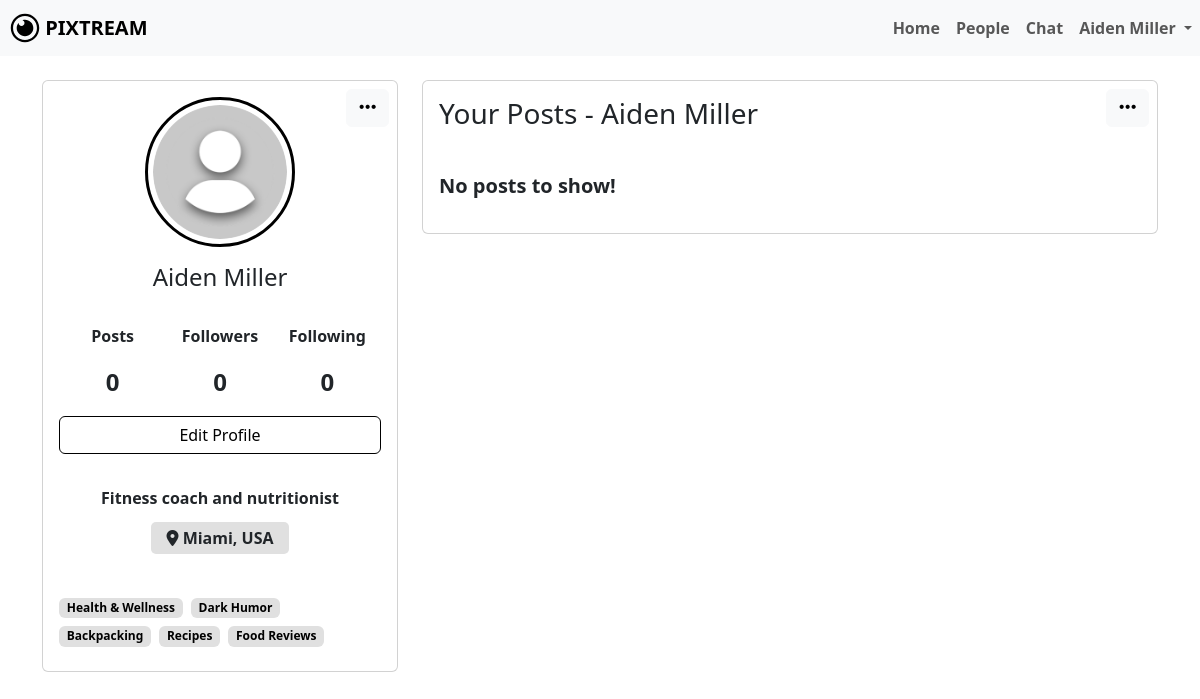
The app's page /profile.php (signed in), older data.
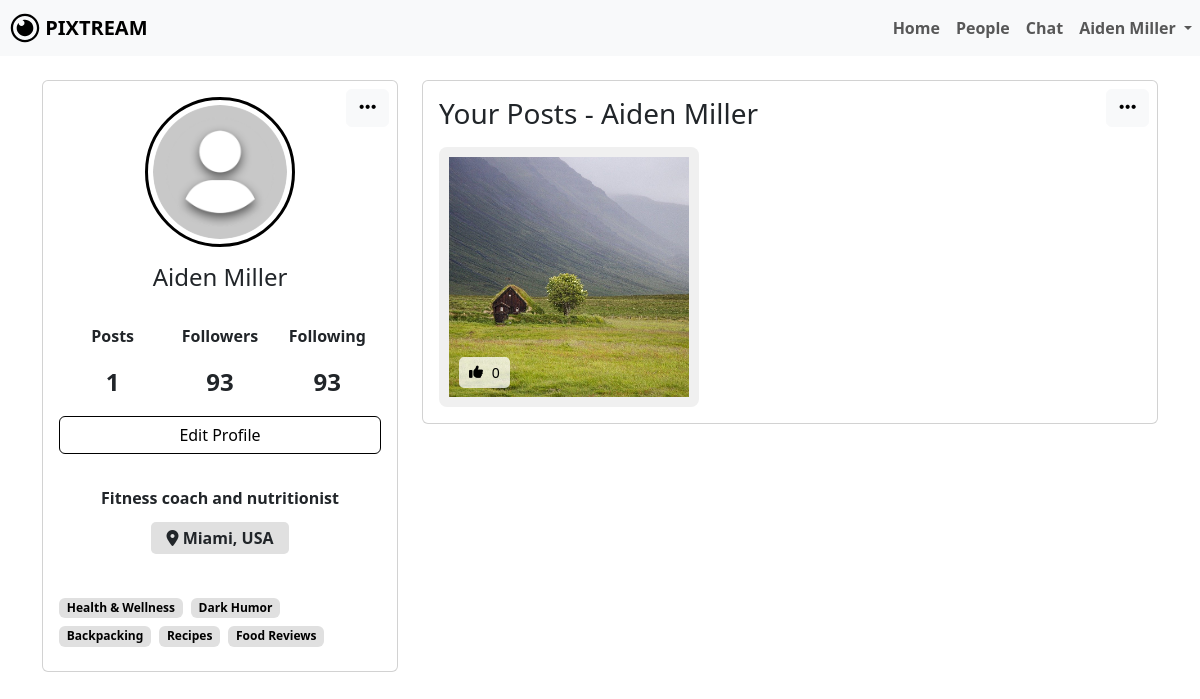
The same page, newer data.
### tables this page shows
CREATE TABLE `posts` (
  `id` bigint(20) NOT NULL,
  `user_id` bigint(20) DEFAULT NULL,
  `post_path` varchar(255) DEFAULT NULL,
  `caption` longtext DEFAULT NULL,
  `category` enum('Photos','Videos','Stories','Music','Articles','Memes','Art & Design','Photography','Travel & Adventure','Food & Cooking','Others') DEFAULT NULL,
  `created_at` timestamp NOT NULL DEFAULT current_timestamp()
);

### dbconfig.php (called while the page is built, shortened)
<?php
$username = "root";
?>

### profile.php (the view, shortened to what the changed rows need)
<?php
include 'dbconfig.php';
$username = $_SESSION['username'];
$sql = "SELECT * FROM users WHERE username='$username';";
$result = mysqli_query($conn, $sql);
$info = mysqli_fetch_assoc($result);
$id = $info['id'];
$followersSql = "SELECT COUNT(*) AS follower_count FROM follows WHERE followed_id='$id';";
$followersResult = mysqli_query($conn, $followersSql);
$followersCount = mysqli_fetch_assoc($followersResult)['follower_count'];
$followingSql = "SELECT COUNT(*) AS following_count FROM follows WHERE follower_id='$id';";
$followingResult = mysqli_query($conn, $followingSql);
$followingCount = mysqli_fetch_assoc($followingResult)['following_count'];
$postSql = "SELECT COUNT(*) FROM posts WHERE user_id = '$id';";
$postResult = mysqli_query($conn, $postSql);
$postInfo = mysqli_fetch_array($postResult);
$postCount = $postInfo[0];
$interests = [];
$sql = "SELECT o.option_name
        FROM user_selections us
        JOIN options o ON us.option_id = o.id
        WHERE us.user_id = (SELECT id FROM users WHERE username = ? LIMIT 1)";
$stmt = $conn->prepare($sql);
$stmt->bind_param("s", $username);
$stmt->execute();
$result = $stmt->get_result();
while ($row = $result->fetch_assoc()) {
    $interests[] = $row['option_name'];
}
?>
<!DOCTYPE html>
<html lang="en">
<head>
    <link rel="stylesheet" href="node_modules/bootstrap/dist/css/bootstrap.min.css">
    <link rel="stylesheet" href="library-files/fontawesome/css/all.min.css">
    <link rel="stylesheet" href="assets/css/me.css">
</head>
<body>
     <br>
    <div class="container">
        <div class="main-body">
            <div class="row gutters-sm">
                <div class="col-md-4 mb-3">
                    <div class="card h-100 position-relative">
                        <div class="card-body d-flex flex-column">
                            <div class="d-flex flex-column align-items-center text-center">
                                <div class="d-flex justify-content-around stats">
                                    <div class="stat">
                                        <p><b>Posts</b></p>
                                        <p><?php echo $postCount; ?></p>
                                    </div>
                                    <div class="stat" data-bs-toggle="modal" data-bs-target="#followersModal">
                                        <p><b>Followers</b></p>
                                        <p><?php echo $followersCount; ?></p>
                                    </div>
                                    <div class="stat" data-bs-toggle="modal" data-bs-target="#followingModal">
                                        <p><b>Following</b></p>
                                        <p><?php echo $followingCount; ?></p>
                                    </div>
                                </div>
                                <div class="mt-5 profile-interest">
                                    <div class="d-flex flex-wrap">
                                        <?php foreach ($interests as $interest): ?>
                                            <span class="badge mybadge2 me-2 mb-2"><?php echo htmlspecialchars($interest); ?></span>
                                        <?php endforeach; ?>
                                    </div>
                                </div>
                            </div>
                        </div>
                    </div>
                    <?php
                    include 'dbconfig.php';
                    ?>
                </div>
                <div class="col-md-8">
                    <div class="row gutters-sm">
                        <div class="col-sm-12 mb-3">
                            <div class="card h-100">
                                <div class="card-body">
                                    <div class="media-grid">
                                        <?php
                                        $postsSql = "SELECT * FROM posts WHERE user_id='$id' ORDER BY created_at DESC;";
                                        $postsResult = mysqli_query($conn, $postsSql);
                                        $posts = [];
                                        while ($row = mysqli_fetch_assoc($postsResult)) {
                                            $posts[] = $row;
                                        }
                                        if (empty($posts))
                                        {
                                            echo "<p class='fs-5 mt-4'><b>No posts to show!</b></p>";
                                        }
                                        else
                                        {
                                            foreach ($posts as $post)
                                            {
                                                $post_id = $post['id'];
                                                $mediaPath = $post['post_path'];
                                                $caption = $post['caption'];
                                                $createdAt = new DateTime($post['created_at']);
                                                $formattedDate = $createdAt->format('F j, Y g:i A');
                                                $category = $post['category'];
                                                $likeCountSql = "SELECT COUNT(*) AS like_count FROM likes WHERE post_id='$post_id';";
                                                $likeCountResult = mysqli_query($conn, $likeCountSql);
                                                $likeCountRow = mysqli_fetch_assoc($likeCountResult);
                                                $likeCount = $likeCountRow['like_count'];
                                                $fileExtension = strtolower(pathinfo($mediaPath, PATHINFO_EXTENSION));
                                                $isVideo = in_array($fileExtension, ['mp4', 'mov', 'avi', 'wmv']);
                                            ?>
                                            <a href="post_info.php?user_id=<?php echo $id; ?>&post_id=<?php echo $post_id; ?>">
                                                <div class="media-item">
                                                    <?php if ($isVideo): ?>
                                                        <div class="video-thumbnail" data-bs-toggle="modal" data-bs-target="#postModal" data-media-path="<?php echo htmlspecialchars($mediaPath); ?>" data-caption="<?php echo htmlspecialchars($caption); ?>" data-created-at="<?php echo htmlspecialchars($formattedDate); ?>" data-category="<?php echo htmlspecialchars($category); ?>" data-username="<?php echo htmlspecialchars($username); ?>">
                                                            <video muted>
                                                                <source src="<?php echo htmlspecialchars($mediaPath); ?>" type="video/mp4">
                                                                Your browser does not support the video tag.
                                                            </video>
                                                            <div class="video-icon-overlay">
                                                                <i class="fas fa-play-circle"></i>
                                                            </div>
                                                        </div>
                                                    <?php else: ?>
                                                        <img src="<?php echo htmlspecialchars($mediaPath); ?>" alt="Pixtream Post" data-bs-toggle="modal" data-bs-target="#postModal" data-media-path="<?php echo htmlspecialchars($mediaPath); ?>" data-caption="<?php echo htmlspecialchars($caption); ?>" data-created-at="<?php echo htmlspecialchars($formattedDate); ?>" data-category="<?php echo htmlspecialchars($category); ?>" data-username="<?php echo htmlspecialchars($username); ?>">
                                                    <?php endif; ?>
                                                    <div class="like-count-overlay">
                                                        <i class="fa-solid fa-thumbs-up"></i>&nbsp;<?php echo $likeCount; ?>
                                                    </div>
                                                </div>
                                            </a>
                                            <?php
                                            }
                                        }
                                            ?>
                                    </div>
                                </div>
                            </div>
                        </div>
                    </div>
                </div>
            </div>
        </div>
    </div>
</body>
</html>

Row changes from the older to the newer data that the page shows:
added posts: post_path (picture), likeCount "0"
Text that changed along with them:
$postCount: "0" → "1"
$followersCount: "0" → "93"
$followingCount: "0" → "93"
text no longer shown: "No posts to show!"
